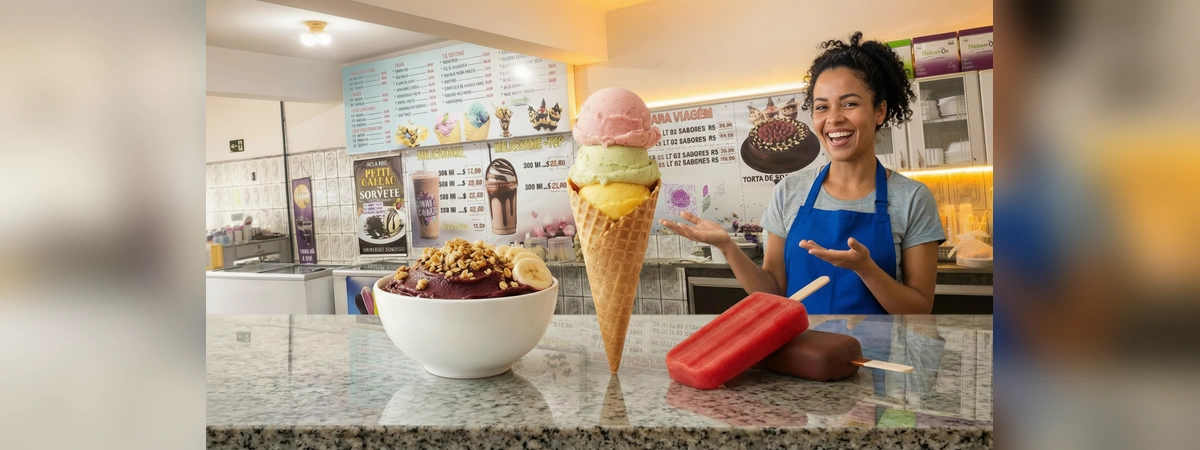
#> input picture images/banner-cardapio.webp, 1200 x 450 px, found by its file name
$ python generate_responsive_banner.py
#> lines starting #> are read from the running program, lines starting #| are printed output that depends on the picture

from PIL import Image
import os

def generate_responsive_images(input_path, output_dir, base_name, sizes):
#> called with output_dir = '/home/ubuntu/itapolitanacajuru/images/', base_name = 'banner-cardapio'
    img = Image.open(input_path)
#> img is the input picture: PIL image 1200x450 RGB; mean R, G, B 166, 149, 130.2
    for size in sizes:
        width = size
        height = int((float(img.size[1]) * float(width / float(img.size[0]))))
        resized_img = img.resize((width, height), Image.LANCZOS)
        output_path = os.path.join(output_dir, f'{base_name}-{width}.webp')
        resized_img.save(output_path, 'webp', quality=85)
        print(f'Generated {output_path}')
#> this loop made 3 passes
#> pass 1, in generate_responsive_images, `resized_img = img.resize((width, height), Image.LANCZOS)`:
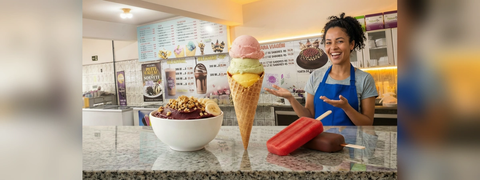
#> resized_img: PIL image 480x180 RGB; mean R, G, B 166, 149, 130.2

if __name__ == '__main__':
    input_image = '/home/ubuntu/itapolitanacajuru/images/banner-cardapio.webp'
    output_directory = '/home/ubuntu/itapolitanacajuru/images/'
    base_file_name = 'banner-cardapio'
    responsive_sizes = [480, 768, 1200]

    generate_responsive_images(input_image, output_directory, base_file_name, responsive_sizes)
